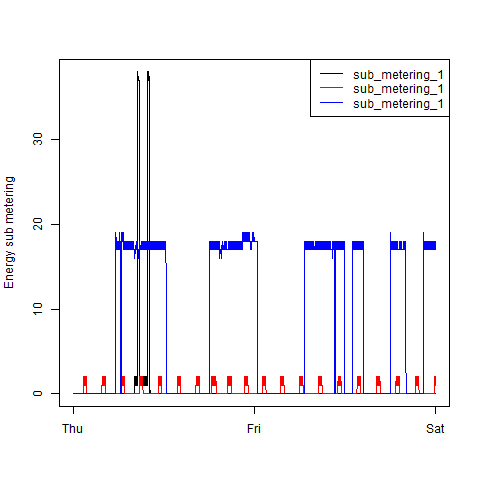

The R source for this figure:
# Question 3
png("plot3.png", width = 480, height = 480)
plot(HouseholdData$DateTime, HouseholdData$Sub_metering, type = "n", ylab =  "Energy sub metering", 
     xlab = "")
lines(HouseholdData$DateTime, HouseholdData$Sub_metering)
lines(HouseholdData$DateTime, HouseholdData$Sub_metering.1, col = "red")
lines(HouseholdData$DateTime, HouseholdData$Sub_metering.2, col = "blue")
legend("topright", lty = 1, col = c("black", "red", "blue"),
       legend = c("sub_metering_1", "sub_metering_1","sub_metering_1"))
dev.off()